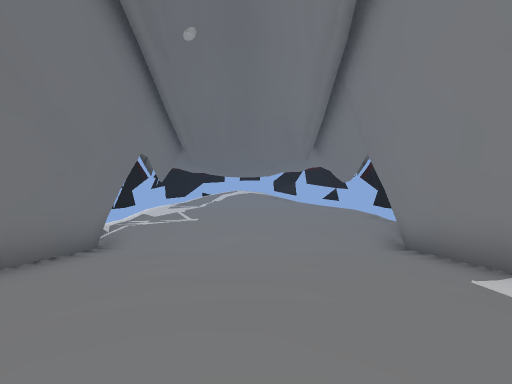
view 1 (above)

12 first-person views from a walk through a 3-D level made in the Unity game engine. The camera is 0.33 m above the floor, looks level and sees 70° across. The floor is counted in squares, 0.5 m on a side. Each view is taken from the middle of a square. On the plan, view 1 faces up. The plan holds only what a view shows up to about 10 squares ahead; the rest is blank. Some surface patterns are stand-ins.

view 2
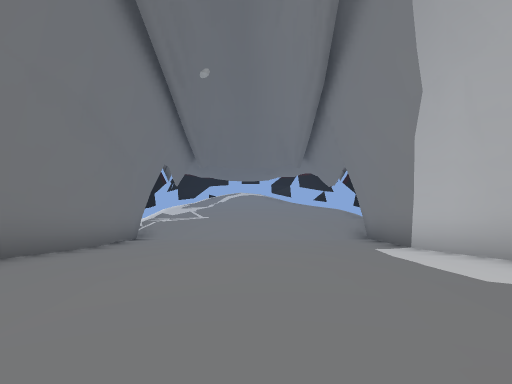

view 3
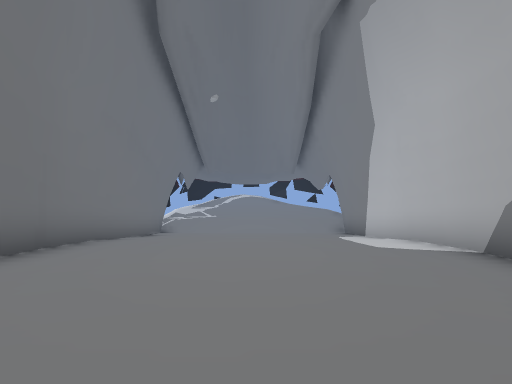

view 4
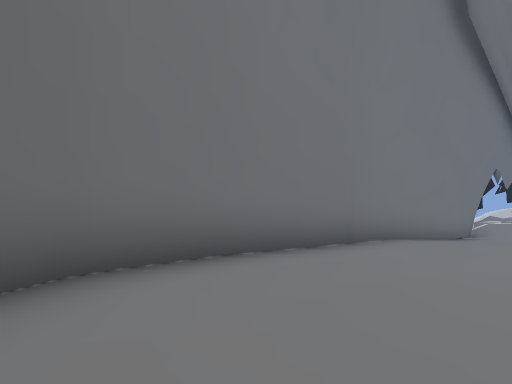

view 5
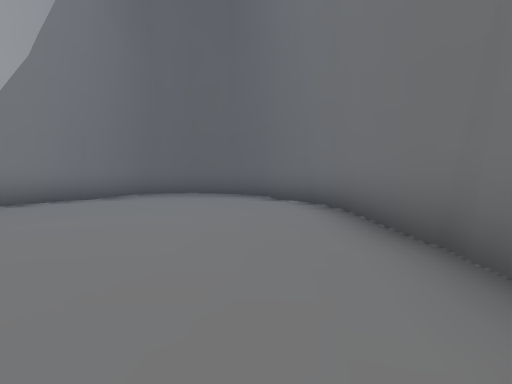

view 6
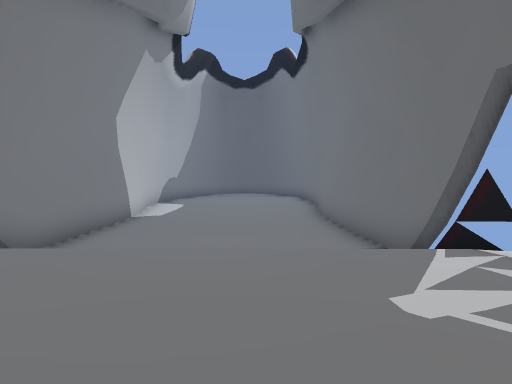

view 7
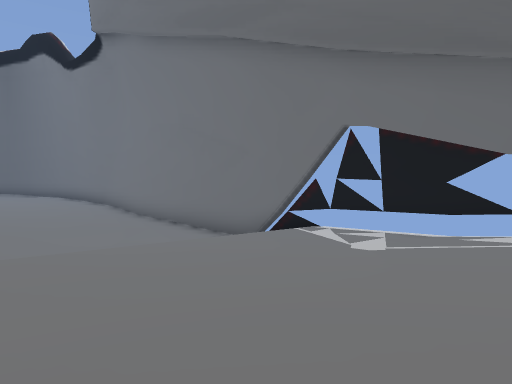

view 8
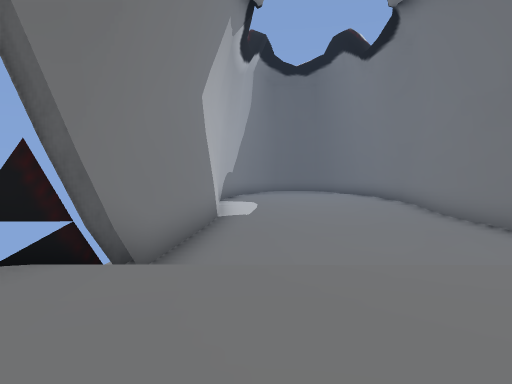

view 9
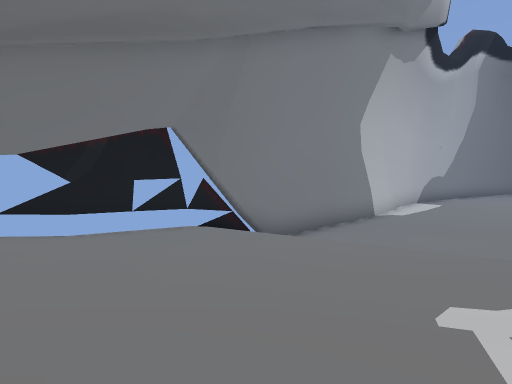

view 10
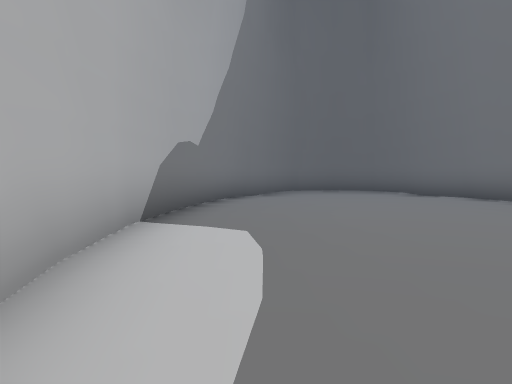

view 11
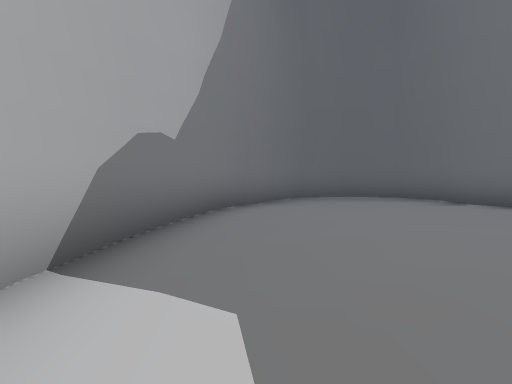

view 12
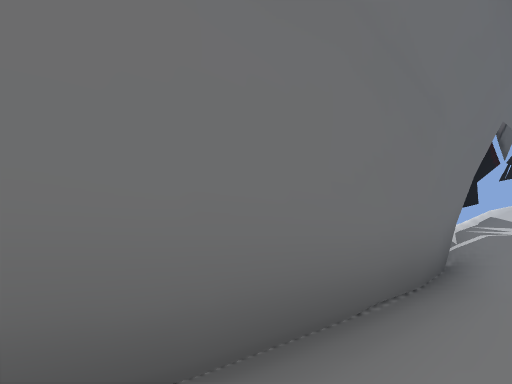

### Floor plan
Key: @ floor where view 1 was taken; # wall or solid block; x gap in a wall; . main floor; : floor 0.1 m higher than the main floor; - floor 0.1 m lower than the main floor; + floor 0.15 m higher than the main floor; _ floor 0.15 m lower than the main floor; * floor 0.2 m higher than the main floor; % floor 0.25 m higher than the main floor; & floor 0.3 m higher than the main floor; / step, stairs or slope.
Columns run from 5 left of view 1 to 5 right of it. Each row starts with its distance up from view 1.
 16   :::::::
 15  ////////
 14  .........
 13 #.........#
 12  .........
 11 x........##
 10 ##///////#
  9  #///////#
  8  #_/////_#
  7  #-/////##
  6  ##/////#
  5  ##/////#
  4  ##/////#
  3  ##/////#
  2  #::::::#
  1  #++++++##
  0  #+++@+++#
 -1  #++++++##
 -2  #******#
 -3  #******#
 -4  ##%%%%%#
 -5   #%%%%%#
 -6   #&&&&##
 -7   ######

Where each view was taken, in squares from view 1:
view 1: 0 up, 0 right, facing up
view 2: 3 down, 0 right, facing up
view 3: 6 down, 0 right, facing up
view 4: 6 down, 0 right, facing up-left
view 5: 3 up, 2 left, facing down
view 6: 16 up, 1 left, facing down
view 7: 16 up, 3 right, facing down-left
view 8: 14 up, 2 right, facing down
view 9: 16 up, 3 left, facing down-right
view 10: 4 up, 2 right, facing down
view 11: 2 up, 2 right, facing down
view 12: 3 up, 2 left, facing up-left
